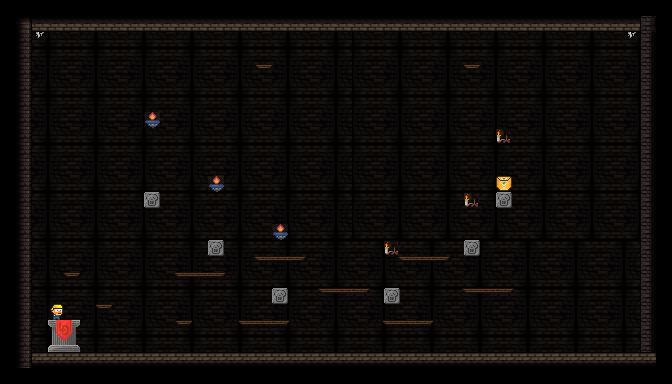

The image is a tile-based game level rendered from a .tmx file. Its description and source (layers, tilesets, objects; grid data summarised) follow:
An orthogonal 42x24 tile map with 16x16 px tiles, 5 tile layers (back, stage, deco, unit, ...).

<map version="1.0" orientation="orthogonal" renderorder="right-down" width="42" height="24" tilewidth="16" tileheight="16" nextobjectid="4">
 <tileset firstgid="1" name="dungeonTileSet" tilewidth="16" tileheight="16" tilecount="1024">
  <image source="dungeonTileset.png" width="512" height="512" />
  <terraintypes>
   <terrain name="blocks" tile="-1" />
  </terraintypes>
  <tile id="4" terrain=",,,0" />
  <tile id="5" terrain=",,0,0" />
  <tile id="6" terrain=",,0," />
  <tile id="12" terrain="0,0,0," />
  <tile id="13" terrain="0,0,," />
  <tile id="14" terrain="0,0,,0" />
  <tile id="36" terrain=",0,,0" />
  <tile id="37" terrain="0,0,0,0" />
  <tile id="38" terrain="0,,0," />
  <tile id="44" terrain="0,,0," />
  <tile id="46" terrain=",0,,0" />
  <tile id="68" terrain=",0,," />
  <tile id="69" terrain="0,0,," />
  <tile id="70" terrain="0,,," />
  <tile id="76" terrain="0,,0,0" />
  <tile id="77" terrain=",,0,0" />
  <tile id="78" terrain=",0,0,0" />
 </tileset>
 <layer name="back" width="42" height="24">
  <data>[1008 cells, 1008 non-empty, 9 distinct tile ids]</data>
 </layer>
 <layer name="stage" width="42" height="24">
  <data>[1008 cells, 298 non-empty, 18 distinct tile ids]</data>
 </layer>
 <layer name="deco" width="42" height="24">
  <data>[1008 cells, 7 non-empty, 3 distinct tile ids]</data>
 </layer>
 <layer name="unit" width="42" height="24">
  <data>[1008 cells, 2 non-empty, 2 distinct tile ids]</data>
 </layer>
 <layer name="fore" width="42" height="24">
  <data>[1008 cells, 1 non-empty, 1 distinct tile ids]</data>
 </layer>
</map>
